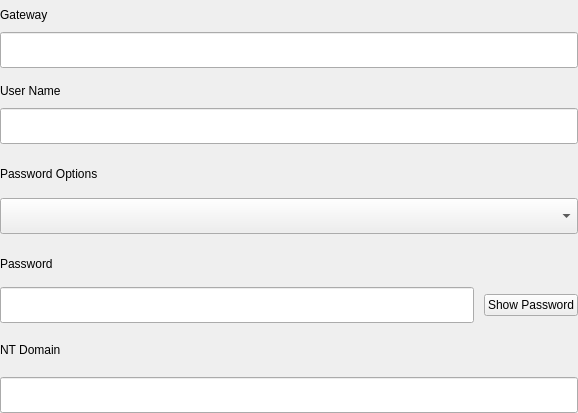
<?xml version="1.0" encoding="UTF-8"?>
<ui version="4.0">
 <class>VpnWidget</class>
 <widget class="QWidget" name="VpnWidget">
  <property name="geometry">
   <rect>
    <x>0</x>
    <y>0</y>
    <width>578</width>
    <height>413</height>
   </rect>
  </property>
  <property name="windowTitle">
   <string>VpnWidget</string>
  </property>
  <layout class="QVBoxLayout" name="verticalLayout_5">
   <property name="spacing">
    <number>16</number>
   </property>
   <property name="leftMargin">
    <number>0</number>
   </property>
   <property name="topMargin">
    <number>8</number>
   </property>
   <property name="rightMargin">
    <number>0</number>
   </property>
   <property name="bottomMargin">
    <number>0</number>
   </property>
   <item>
    <layout class="QVBoxLayout" name="verticalLayout">
     <property name="spacing">
      <number>10</number>
     </property>
     <item>
      <widget class="QLabel" name="label">
       <property name="sizePolicy">
        <sizepolicy hsizetype="Preferred" vsizetype="Fixed">
         <horstretch>0</horstretch>
         <verstretch>0</verstretch>
        </sizepolicy>
       </property>
       <property name="text">
        <string>Gateway</string>
       </property>
      </widget>
     </item>
     <item>
      <widget class="QLineEdit" name="gateway">
       <property name="minimumSize">
        <size>
         <width>0</width>
         <height>36</height>
        </size>
       </property>
       <property name="maximumSize">
        <size>
         <width>16777215</width>
         <height>36</height>
        </size>
       </property>
       <property name="accessibleName">
        <string>EditVPNGateway</string>
       </property>
      </widget>
     </item>
    </layout>
   </item>
   <item>
    <layout class="QVBoxLayout" name="verticalLayout_2">
     <property name="spacing">
      <number>10</number>
     </property>
     <item>
      <widget class="QLabel" name="label_2">
       <property name="sizePolicy">
        <sizepolicy hsizetype="Preferred" vsizetype="Fixed">
         <horstretch>0</horstretch>
         <verstretch>0</verstretch>
        </sizepolicy>
       </property>
       <property name="text">
        <string>User Name</string>
       </property>
      </widget>
     </item>
     <item>
      <widget class="QLineEdit" name="userName">
       <property name="minimumSize">
        <size>
         <width>0</width>
         <height>36</height>
        </size>
       </property>
       <property name="maximumSize">
        <size>
         <width>16777215</width>
         <height>36</height>
        </size>
       </property>
       <property name="accessibleName">
        <string>EditVPNUserName</string>
       </property>
      </widget>
     </item>
    </layout>
   </item>
   <item>
    <layout class="QVBoxLayout" name="verticalLayout_3">
     <property name="spacing">
      <number>10</number>
     </property>
     <item>
      <widget class="QLabel" name="label_3">
       <property name="text">
        <string>Password Options</string>
       </property>
      </widget>
     </item>
     <item>
      <widget class="OptionsComboBox" name="passwordOptions">
       <property name="minimumSize">
        <size>
         <width>0</width>
         <height>36</height>
        </size>
       </property>
       <property name="maximumSize">
        <size>
         <width>16777215</width>
         <height>36</height>
        </size>
       </property>
       <property name="focusPolicy">
        <enum>Qt::WheelFocus</enum>
       </property>
       <property name="accessibleName">
        <string>ComboBoxVPNPasswordOptions</string>
       </property>
      </widget>
     </item>
    </layout>
   </item>
   <item>
    <widget class="QWidget" name="passwordWidget" native="true">
     <layout class="QVBoxLayout" name="m_verticalDeviceWidgetLayout">
      <property name="spacing">
       <number>10</number>
      </property>
      <property name="leftMargin">
       <number>0</number>
      </property>
      <property name="topMargin">
       <number>0</number>
      </property>
      <property name="rightMargin">
       <number>0</number>
      </property>
      <property name="bottomMargin">
       <number>0</number>
      </property>
      <item>
       <widget class="QLabel" name="label_4">
        <property name="text">
         <string>Password</string>
        </property>
       </widget>
      </item>
      <item>
       <layout class="QHBoxLayout" name="horizontalLayout">
        <item>
         <widget class="QLineEdit" name="password">
          <property name="minimumSize">
           <size>
            <width>0</width>
            <height>36</height>
           </size>
          </property>
          <property name="maximumSize">
           <size>
            <width>16777215</width>
            <height>36</height>
           </size>
          </property>
          <property name="accessibleName">
           <string>EditVPNPassword</string>
          </property>
         </widget>
        </item>
        <item>
         <widget class="QPushButton" name="passwordVisual">
          <property name="accessibleName">
           <string>ButtonPasswordVisual</string>
          </property>
          <property name="text">
           <string>Show Password</string>
          </property>
         </widget>
        </item>
       </layout>
      </item>
     </layout>
    </widget>
   </item>
   <item>
    <layout class="QVBoxLayout" name="verticalLayout_4">
     <item>
      <widget class="QLabel" name="label_5">
       <property name="text">
        <string>NT Domain</string>
       </property>
      </widget>
     </item>
     <item>
      <widget class="QLineEdit" name="ntDomain">
       <property name="minimumSize">
        <size>
         <width>0</width>
         <height>36</height>
        </size>
       </property>
       <property name="maximumSize">
        <size>
         <width>16777215</width>
         <height>36</height>
        </size>
       </property>
       <property name="accessibleName">
        <string>EditNTDomain</string>
       </property>
      </widget>
     </item>
    </layout>
   </item>
  </layout>
 </widget>
 <customwidgets>
  <customwidget>
   <class>OptionsComboBox</class>
   <extends>QComboBox</extends>
   <header location="global">options-combobox.h</header>
  </customwidget>
 </customwidgets>
 <resources/>
 <connections/>
</ui>
